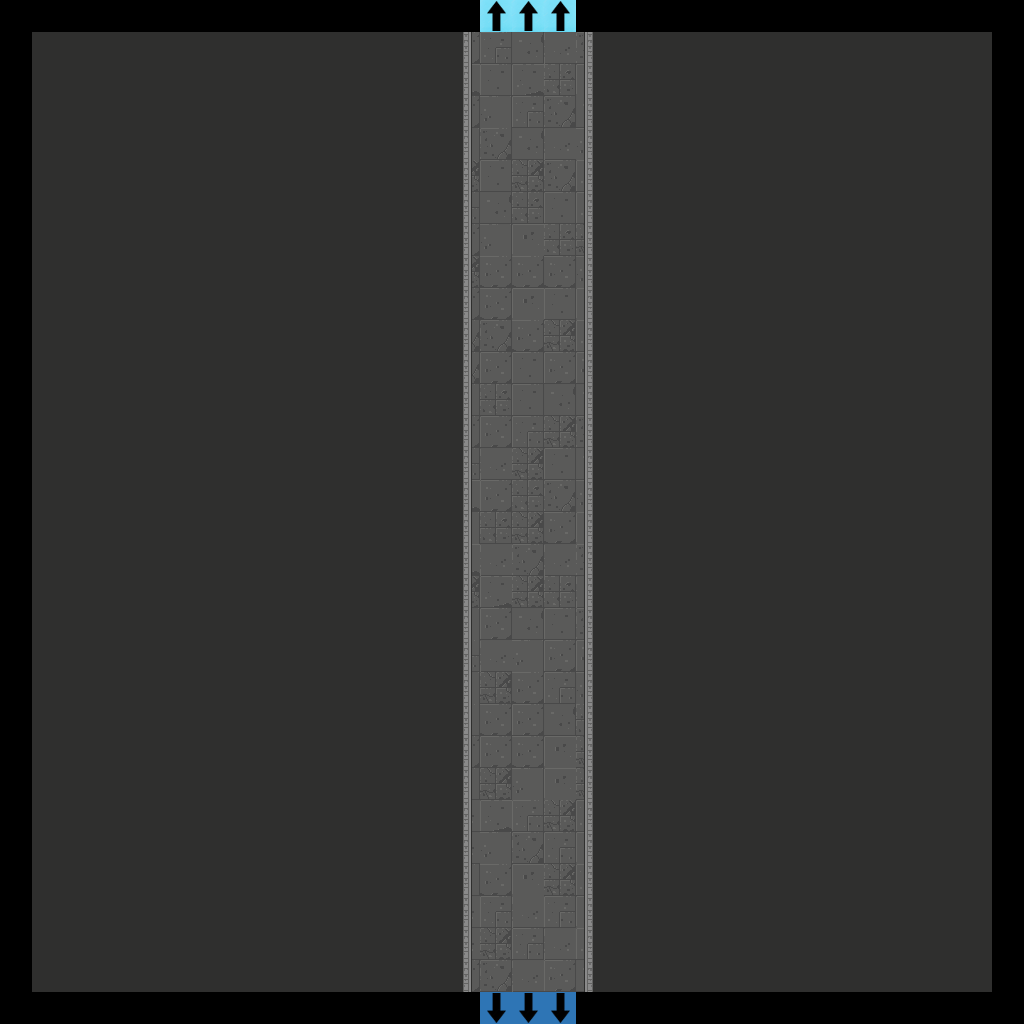

Rendered tile map (Tiled .tmx) drawn with the repository's tilesets; below, a short description and the map source with its tile grids summarised:
An orthogonal 32x32 tile map with 32x32 px tiles, 7 tile layers (Floor, Walls, Doors, Pillars, ...), 2 tilesets.

<map version="1.2" tiledversion="2019.04.18" orientation="orthogonal" renderorder="right-down" width="32" height="32" tilewidth="32" tileheight="32" infinite="0" nextlayerid="22" nextobjectid="1">
 <tileset firstgid="1" source="Dungeon_Tileset_2.tsx" />
 <tileset firstgid="321" source="flags.tsx" />
 <layer id="15" name="Floor" width="32" height="32">
  <data>[1024 cells, 900 non-empty, 12 distinct tile ids]</data>
 </layer>
 <layer id="16" name="Walls" width="32" height="32">
  <data>[1024 cells, 810 non-empty, 3 distinct tile ids]</data>
 </layer>
 <layer id="17" name="Doors" width="32" height="32">
  <data>[1024 cells, 0 non-empty, 0 distinct tile ids]</data>
 </layer>
 <layer id="18" name="Pillars" width="32" height="32">
  <properties>
   <property name="unity:SortingLayer" value="Player" />
  </properties>
  <data>[1024 cells, 0 non-empty, 0 distinct tile ids]</data>
 </layer>
 <layer id="19" name="Candles" width="32" height="32">
  <data>[1024 cells, 0 non-empty, 0 distinct tile ids]</data>
 </layer>
 <layer id="20" name="Debris" width="32" height="32">
  <data>[1024 cells, 0 non-empty, 0 distinct tile ids]</data>
 </layer>
 <layer id="21" name="Flags" width="32" height="32">
  <data>[1024 cells, 6 non-empty, 2 distinct tile ids]</data>
 </layer>
</map>
